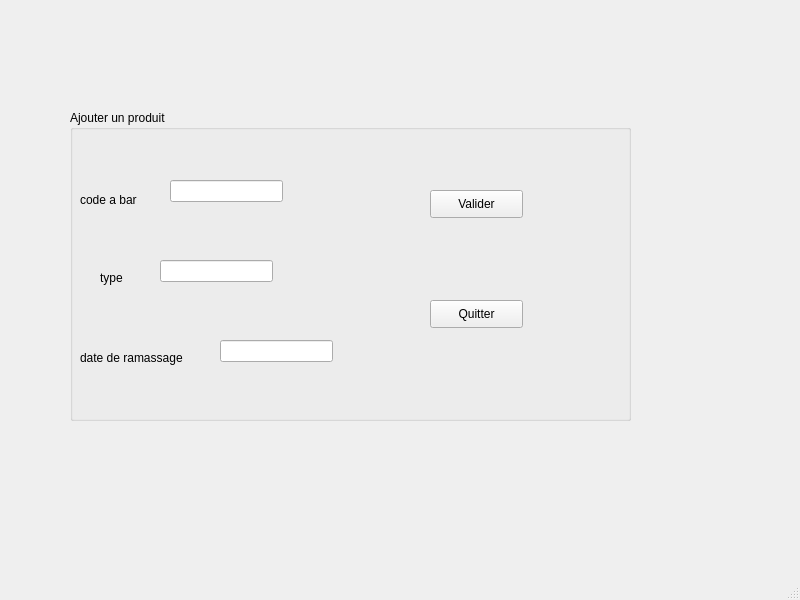
<?xml version="1.0" encoding="UTF-8"?>
<ui version="4.0">
 <class>MainWindow</class>
 <widget class="QMainWindow" name="MainWindow">
  <property name="geometry">
   <rect>
    <x>0</x>
    <y>0</y>
    <width>800</width>
    <height>600</height>
   </rect>
  </property>
  <property name="windowTitle">
   <string>Ajouter produits</string>
  </property>
  <widget class="QWidget" name="centralwidget">
   <widget class="QGroupBox" name="groupBox">
    <property name="geometry">
     <rect>
      <x>70</x>
      <y>110</y>
      <width>561</width>
      <height>311</height>
     </rect>
    </property>
    <property name="title">
     <string>Ajouter un produit</string>
    </property>
    <widget class="QLabel" name="label">
     <property name="geometry">
      <rect>
       <x>10</x>
       <y>80</y>
       <width>71</width>
       <height>20</height>
      </rect>
     </property>
     <property name="text">
      <string>code a bar</string>
     </property>
    </widget>
    <widget class="QLabel" name="label_2">
     <property name="geometry">
      <rect>
       <x>30</x>
       <y>160</y>
       <width>71</width>
       <height>16</height>
      </rect>
     </property>
     <property name="text">
      <string>type</string>
     </property>
    </widget>
    <widget class="QLabel" name="label_3">
     <property name="geometry">
      <rect>
       <x>10</x>
       <y>240</y>
       <width>131</width>
       <height>16</height>
      </rect>
     </property>
     <property name="text">
      <string>date de ramassage</string>
     </property>
    </widget>
    <widget class="QLineEdit" name="lineEdit_code">
     <property name="geometry">
      <rect>
       <x>100</x>
       <y>70</y>
       <width>113</width>
       <height>22</height>
      </rect>
     </property>
    </widget>
    <widget class="QLineEdit" name="lineEdit_type">
     <property name="geometry">
      <rect>
       <x>90</x>
       <y>150</y>
       <width>113</width>
       <height>22</height>
      </rect>
     </property>
    </widget>
    <widget class="QLineEdit" name="lineEdit_date">
     <property name="geometry">
      <rect>
       <x>150</x>
       <y>230</y>
       <width>113</width>
       <height>22</height>
      </rect>
     </property>
    </widget>
    <widget class="QPushButton" name="pushButton">
     <property name="geometry">
      <rect>
       <x>360</x>
       <y>80</y>
       <width>93</width>
       <height>28</height>
      </rect>
     </property>
     <property name="text">
      <string>Valider</string>
     </property>
    </widget>
    <widget class="QPushButton" name="pushButton_2">
     <property name="geometry">
      <rect>
       <x>360</x>
       <y>190</y>
       <width>93</width>
       <height>28</height>
      </rect>
     </property>
     <property name="text">
      <string>Quitter</string>
     </property>
    </widget>
   </widget>
  </widget>
  <widget class="QMenuBar" name="menubar">
   <property name="geometry">
    <rect>
     <x>0</x>
     <y>0</y>
     <width>800</width>
     <height>26</height>
    </rect>
   </property>
  </widget>
  <widget class="QStatusBar" name="statusbar"/>
 </widget>
 <resources/>
 <connections/>
</ui>
